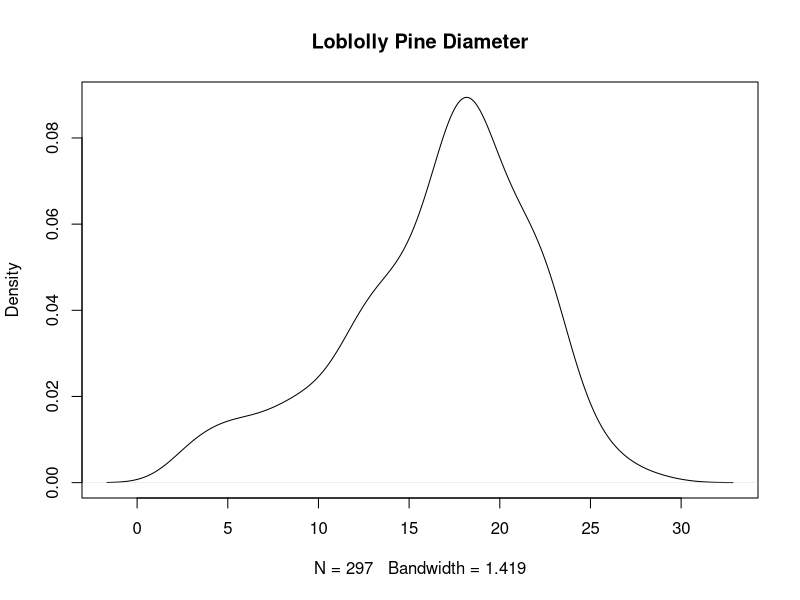

Generate this figure with R:
# Michael Dann
# GE509 Lab 5
# Loblolly pine diameters, Duke
# Lab 5 t distribution

data <- list(Y = c(20.9, 13.6, 15.7, 6.3, 2.7, 25.6, 4, 20.9, 7.8, 27.1, 25.2, 19, 17.8, 22.8, 12.5, 21.1, 
          22, 22.4, 5.1, 16, 20.7, 15.7, 5.5, 18.9, 22.9, 15.5, 18.6, 19.3, 14.2, 12.3, 11.8, 26.8, 17, 5.7, 
          12, 19.8, 19, 23.6, 19.9, 8.4, 22, 18.1, 21.6, 17, 12.4, 2.9, 22.6, 20.8, 18.2, 14.2, 17.3, 14.5, 
          8.6, 9.1, 2.6, 19.8, 20, 22.2, 10.2, 12.9, 20.9, 21.1, 7.3, 5.8, 23.1, 17, 21.5, 10.1, 18.4, 22.6, 
          21.2, 21.5, 22.4, 17.3, 16, 25, 22.4, 23.9, 23, 21.9, 19, 28.6, 16, 22.5, 23.2, 8.7, 23.4, 15.3, 
          25.6, 19.2, 17.4, 23.8, 20.4, 19, 3.6, 23.4, 19.6, 17.5, 16.5, 22, 19.7, 7.35, 18, 17.8, 9.6, 15, 12, 
          17.7, 21.4, 17, 22.1, 18.9, 15.05, 12.9, 19.3, 15.3, 13.6, 15.4, 10.6, 11.3, 11.8, 22.2, 22.2, 13.1, 
          7.4, 4.5, 11.7, 19.5, 19.9, 11.6, 13.9, 15.5, 11, 18.6, 17.6, 12.7, 20.9, 18.8, 22.4, 21.2, 18.2, 
          15.3, 13.6, 7.3, 17.4, 17.4, 10.5, 22.9, 23.2, 13.8, 14.8, 22.2, 20.9, 13, 18.9, 19, 15.2, 16.8, 18, 
          24.6, 15.4, 17.2, 23.2, 22.8, 25.5, 7.8, 6, 6.4, 19, 13.5, 23.7, 18, 22.2, 22.4, 9.3, 13.7, 18.9, 
          20.5, 23.3, 20.8, 18.4, 4.5, 12.2, 16.9, 13.5, 17.8, 16.9, 20.4, 19.5, 22.2, 24.5, 21.2, 16.5, 18, 
          16.4, 3.9, 17.9, 22, 12.9, 21, 18, 9.2, 15.9, 8.1, 8.3, 10.7, 12, 19.9, 13.6, 17.3, 11.5, 12.4, 15.1, 
          22, 19.3, 17.5, 14.5, 14.7, 17.5, 19.6, 12.9, 20.3, 17.9, 20.2, 18.3, 9.5, 19, 21, 13.1, 20.4, 16.3, 
          18.3, 11.8, 23.3, 15.2, 20, 17.9, 12, 19.6, 18.5, 16.2, 10.9, 17.8, 13.8, 10, 17.9, 15.6, 20.3, 14.9, 
          18.6, 12.5, 18.2, 16, 18.7, 18, 15.3, 19, 17.9, 15.8, 17.7, 14.4, 19.6, 18.3, 18.7, 17.8, 18, 10.1, 
          18.8, 16.4, 21.2, 16.6, 16.7, 17.8, 16.5, 19.3, 16.3, 14.2, 13, 9.4, 19.7, 13.4, 2.6, 17.6, 16.7, 
          17.6, 5.8, 17.6, 20.1, 18.2, 16.7, 14, 13.9, 5.1, 16.6, 3.9, 17.5, 18))

plot(density(data[[1]]), main="Loblolly Pine Diameter")